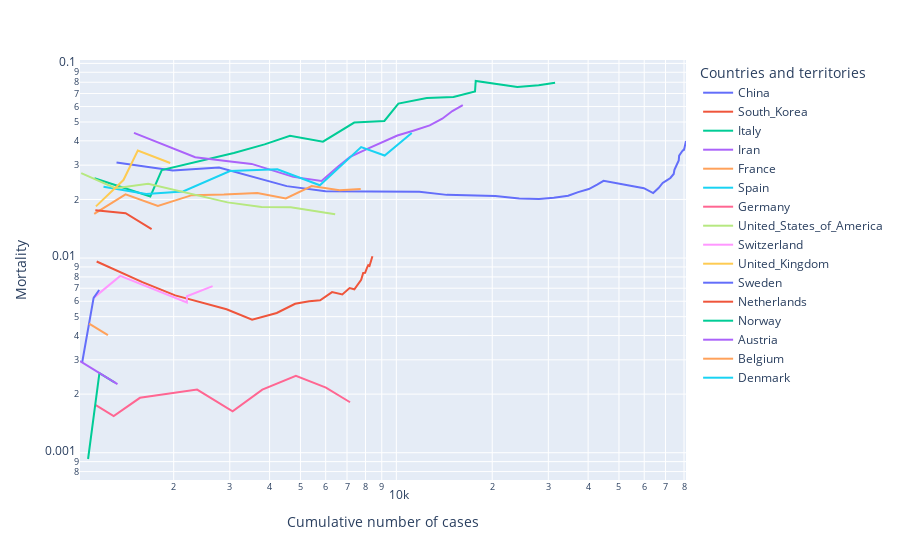

The cell this chart's notebook holds for it:
### Code cell
fig = px.line(df[df["casescumsum"] > 1000], 
              x="casescumsum", 
              y="mortality", 
              color="Countries and territories", 
              line_group="Countries and territories", 
              hover_name="Countries and territories",
#               text="Countries and territories",
              log_x = True,
              log_y = True
        ) #line_shape="spline") #, render_mode="svg")

fig.update_xaxes(title_text='Cumulative number of cases')
fig.update_yaxes(title_text='Mortality')
# fig.write_image("fig1.html")
fig.show()

### Figure 1 — Plotly figure (JSON) as saved in the notebook; plotly's stock layout.template omitted (floating-point values rounded to 4 significant figures)
{"data": [{"hoverlabel": {"namelength": 0}, "hovertemplate": "<b>%{hovertext}</b><br><br>Countries and territories=China<br>casescumsum=%{x}<br>mortality=%{y}", "hovertext": ["China", "China", "China", "China", "China", "China", "China", "China", "China", "China", "China", "China", "China", "China", "China", "China", "China", "China", "China", "China", "China", "China", "China", "China", "China", "China", "China", "China", "China", "China", "China", "China", "China", "China", "China", "China", "China", "China", "China", "China", "China", "China", "China", "China", "China", "China", "China", "China", "China", "China", "China", "China", "China", "China"], "legendgroup": "China", "line": {"color": "#636efa", "dash": "solid"}, "mode": "lines", "name": "China", "showlegend": true, "type": "scatter", "x": [1323, 1988, 2775, 4528, 5994, 7734, 9714, 11809, 14399, 17211, 20448, 24320, 28047, 31207, 34625, 37232, 40206, 42696, 44724, 59865, 64021, 66559, 68566, 70618, 72508, 74258, 74652, 75543, 76369, 77016, 77234, 77749, 78159, 78598, 78927, 79355, 79929, 80134, 80261, 80380, 80497, 80667, 80768, 80814, 80859, 80879, 80908, 80932, 80954, 80973, 80995, 81020, 81130, 81163], "xaxis": "x", "y": [0.03099, 0.02817, 0.02919, 0.02341, 0.02202, 0.02198, 0.02193, 0.02193, 0.02111, 0.02097, 0.02083, 0.02023, 0.02011, 0.02041, 0.02088, 0.02181, 0.02261, 0.02382, 0.02491, 0.02285, 0.02157, 0.0229, 0.0243, 0.02508, 0.02578, 0.02704, 0.0284, 0.02963, 0.03073, 0.03175, 0.0336, 0.03428, 0.03476, 0.03494, 0.03535, 0.03575, 0.03593, 0.03636, 0.03671, 0.03711, 0.03744, 0.03774, 0.03803, 0.03835, 0.03861, 0.03881, 0.03907, 0.03919, 0.03927, 0.03945, 0.03955, 0.03971, 0.03976, 0.03994], "yaxis": "y"}, {"hoverlabel": {"namelength": 0}, "hovertemplate": "<b>%{hovertext}</b><br><br>Countries and territories=South_Korea<br>casescumsum=%{x}<br>mortality=%{y}", "hovertext": ["South_Korea", "South_Korea", "South_Korea", "South_Korea", "South_Korea", "South_Korea", "South_Korea", "South_Korea", "South_Korea", "South_Korea", "South_Korea", "South_Korea", "South_Korea", "South_Korea", "South_Korea", "South_Korea", "South_Korea", "South_Korea", "South_Korea", "South_Korea", "South_Korea", "South_Korea"], "legendgroup": "South_Korea", "line": {"color": "#EF553B", "dash": "solid"}, "mode": "lines", "name": "South_Korea", "showlegend": true, "type": "scatter", "x": [1146, 1595, 2022, 2931, 3526, 4212, 4812, 5328, 5766, 6284, 6767, 7134, 7382, 7513, 7755, 7869, 7979, 8086, 8162, 8236, 8320, 8413], "xaxis": "x", "y": [0.009599, 0.007524, 0.006429, 0.005459, 0.004821, 0.005223, 0.005819, 0.006006, 0.00607, 0.006684, 0.006502, 0.007009, 0.006909, 0.007188, 0.007737, 0.008387, 0.008397, 0.008904, 0.009189, 0.009106, 0.009736, 0.01022], "yaxis": "y"}, {"hoverlabel": {"namelength": 0}, "hovertemplate": "<b>%{hovertext}</b><br><br>Countries and territories=Italy<br>casescumsum=%{x}<br>mortality=%{y}", "hovertext": ["Italy", "Italy", "Italy", "Italy", "Italy", "Italy", "Italy", "Italy", "Italy", "Italy", "Italy", "Italy", "Italy", "Italy", "Italy", "Italy", "Italy", "Italy"], "legendgroup": "Italy", "line": {"color": "#00cc96", "dash": "solid"}, "mode": "lines", "name": "Italy", "showlegend": true, "type": "scatter", "x": [1128, 1689, 1835, 2502, 3089, 3858, 4636, 5883, 7375, 9172, 10149, 12462, 15113, 17660, 17750, 23980, 27980, 31506], "xaxis": "x", "y": [0.02571, 0.02072, 0.02834, 0.03197, 0.03464, 0.03836, 0.04249, 0.03961, 0.04963, 0.05059, 0.06217, 0.06636, 0.06723, 0.0718, 0.08118, 0.07552, 0.07713, 0.07951], "yaxis": "y"}, {"hoverlabel": {"namelength": 0}, "hovertemplate": "<b>%{hovertext}</b><br><br>Countries and territories=Iran<br>casescumsum=%{x}<br>mortality=%{y}", "hovertext": ["Iran", "Iran", "Iran", "Iran", "Iran", "Iran", "Iran", "Iran", "Iran", "Iran", "Iran", "Iran", "Iran", "Iran", "Iran", "Iran"], "legendgroup": "Iran", "line": {"color": "#ab63fa", "dash": "solid"}, "mode": "lines", "name": "Iran", "showlegend": true, "type": "scatter", "x": [1501, 2336, 2922, 3513, 4747, 5823, 6566, 7161, 8042, 9000, 10075, 11364, 12729, 13938, 14991, 16169], "xaxis": "x", "y": [0.04397, 0.03296, 0.03149, 0.03046, 0.02612, 0.0249, 0.02955, 0.0331, 0.03619, 0.03933, 0.04258, 0.04523, 0.048, 0.05194, 0.0569, 0.0611], "yaxis": "y"}, {"hoverlabel": {"namelength": 0}, "hovertemplate": "<b>%{hovertext}</b><br><br>Countries and territories=France<br>casescumsum=%{x}<br>mortality=%{y}", "hovertext": ["France", "France", "France", "France", "France", "France", "France", "France", "France", "France"], "legendgroup": "France", "line": {"color": "#FFA15A", "dash": "solid"}, "mode": "lines", "name": "France", "showlegend": true, "type": "scatter", "x": [1126, 1412, 1784, 2281, 2876, 3661, 4499, 5423, 6633, 7730], "xaxis": "x", "y": [0.01687, 0.02125, 0.0185, 0.02104, 0.02121, 0.02158, 0.02023, 0.02342, 0.02231, 0.02264], "yaxis": "y"}, {"hoverlabel": {"namelength": 0}, "hovertemplate": "<b>%{hovertext}</b><br><br>Countries and territories=Spain<br>casescumsum=%{x}<br>mortality=%{y}", "hovertext": ["Spain", "Spain", "Spain", "Spain", "Spain", "Spain", "Spain", "Spain", "Spain"], "legendgroup": "Spain", "line": {"color": "#19d3f3", "dash": "solid"}, "mode": "lines", "name": "Spain", "showlegend": true, "type": "scatter", "x": [1204, 1639, 2140, 3004, 4231, 5753, 7753, 9191, 11178], "xaxis": "x", "y": [0.02326, 0.02135, 0.02196, 0.02796, 0.0286, 0.02364, 0.03715, 0.03362, 0.04393], "yaxis": "y"}, {"hoverlabel": {"namelength": 0}, "hovertemplate": "<b>%{hovertext}</b><br><br>Countries and territories=Germany<br>casescumsum=%{x}<br>mortality=%{y}", "hovertext": ["Germany", "Germany", "Germany", "Germany", "Germany", "Germany", "Germany", "Germany", "Germany"], "legendgroup": "Germany", "line": {"color": "#FF6692", "dash": "solid"}, "mode": "lines", "name": "Germany", "showlegend": true, "type": "scatter", "x": [1139, 1296, 1567, 2369, 3062, 3795, 4838, 6012, 7156], "xaxis": "x", "y": [0.001756, 0.001543, 0.001914, 0.002111, 0.001633, 0.002108, 0.00248, 0.002162, 0.001817], "yaxis": "y"}, {"hoverlabel": {"namelength": 0}, "hovertemplate": "<b>%{hovertext}</b><br><br>Countries and territories=United_States_of_America<br>casescumsum=%{x}<br>mortality=%{y}", "hovertext": ["United_States_of_America", "United_States_of_America", "United_States_of_America", "United_States_of_America", "United_States_of_America", "United_States_of_America", "United_States_of_America", "United_States_of_America"], "legendgroup": "United_States_of_America", "line": {"color": "#B6E880", "dash": "solid"}, "mode": "lines", "name": "United_States_of_America", "showlegend": true, "type": "scatter", "x": [1025, 1312, 1663, 2174, 2951, 3774, 4661, 6427], "xaxis": "x", "y": [0.02732, 0.02287, 0.02405, 0.02162, 0.01932, 0.01828, 0.01824, 0.0168], "yaxis": "y"}, {"hoverlabel": {"namelength": 0}, "hovertemplate": "<b>%{hovertext}</b><br><br>Countries and territories=Switzerland<br>casescumsum=%{x}<br>mortality=%{y}", "hovertext": ["Switzerland", "Switzerland", "Switzerland", "Switzerland", "Switzerland"], "legendgroup": "Switzerland", "line": {"color": "#FF97FF", "dash": "solid"}, "mode": "lines", "name": "Switzerland", "showlegend": true, "type": "scatter", "x": [1121, 1359, 2200, 2200, 2650], "xaxis": "x", "y": [0.006244, 0.008094, 0.005909, 0.006364, 0.00717], "yaxis": "y"}, {"hoverlabel": {"namelength": 0}, "hovertemplate": "<b>%{hovertext}</b><br><br>Countries and territories=United_Kingdom<br>casescumsum=%{x}<br>mortality=%{y}", "hovertext": ["United_Kingdom", "United_Kingdom", "United_Kingdom", "United_Kingdom"], "legendgroup": "United_Kingdom", "line": {"color": "#FECB52", "dash": "solid"}, "mode": "lines", "name": "United_Kingdom", "showlegend": true, "type": "scatter", "x": [1140, 1391, 1543, 1950], "xaxis": "x", "y": [0.01842, 0.02516, 0.03564, 0.03077], "yaxis": "y"}, {"hoverlabel": {"namelength": 0}, "hovertemplate": "<b>%{hovertext}</b><br><br>Countries and territories=Sweden<br>casescumsum=%{x}<br>mortality=%{y}", "hovertext": ["Sweden", "Sweden", "Sweden"], "legendgroup": "Sweden", "line": {"color": "#636efa", "dash": "solid"}, "mode": "lines", "name": "Sweden", "showlegend": true, "type": "scatter", "x": [1032, 1121, 1167], "xaxis": "x", "y": [0.002907, 0.006244, 0.006855], "yaxis": "y"}, {"hoverlabel": {"namelength": 0}, "hovertemplate": "<b>%{hovertext}</b><br><br>Countries and territories=Netherlands<br>casescumsum=%{x}<br>mortality=%{y}", "hovertext": ["Netherlands", "Netherlands", "Netherlands"], "legendgroup": "Netherlands", "line": {"color": "#EF553B", "dash": "solid"}, "mode": "lines", "name": "Netherlands", "showlegend": true, "type": "scatter", "x": [1135, 1413, 1705], "xaxis": "x", "y": [0.01762, 0.01699, 0.01408], "yaxis": "y"}, {"hoverlabel": {"namelength": 0}, "hovertemplate": "<b>%{hovertext}</b><br><br>Countries and territories=Norway<br>casescumsum=%{x}<br>mortality=%{y}", "hovertext": ["Norway", "Norway", "Norway"], "legendgroup": "Norway", "line": {"color": "#00cc96", "dash": "solid"}, "mode": "lines", "name": "Norway", "showlegend": true, "type": "scatter", "x": [1077, 1169, 1308], "xaxis": "x", "y": [0.0009285, 0.002566, 0.002294], "yaxis": "y"}, {"hoverlabel": {"namelength": 0}, "hovertemplate": "<b>%{hovertext}</b><br><br>Countries and territories=Austria<br>casescumsum=%{x}<br>mortality=%{y}", "hovertext": ["Austria", "Austria"], "legendgroup": "Austria", "line": {"color": "#ab63fa", "dash": "solid"}, "mode": "lines", "name": "Austria", "showlegend": true, "type": "scatter", "x": [1016, 1332], "xaxis": "x", "y": [0.002953, 0.002252], "yaxis": "y"}, {"hoverlabel": {"namelength": 0}, "hovertemplate": "<b>%{hovertext}</b><br><br>Countries and territories=Belgium<br>casescumsum=%{x}<br>mortality=%{y}", "hovertext": ["Belgium", "Belgium"], "legendgroup": "Belgium", "line": {"color": "#FFA15A", "dash": "solid"}, "mode": "lines", "name": "Belgium", "showlegend": true, "type": "scatter", "x": [1085, 1243], "xaxis": "x", "y": [0.004608, 0.004023], "yaxis": "y"}, {"hoverlabel": {"namelength": 0}, "hovertemplate": "<b>%{hovertext}</b><br><br>Countries and territories=Denmark<br>casescumsum=%{x}<br>mortality=%{y}", "hovertext": ["Denmark"], "legendgroup": "Denmark", "line": {"color": "#19d3f3", "dash": "solid"}, "mode": "lines", "name": "Denmark", "showlegend": true, "type": "scatter", "x": [1024], "xaxis": "x", "y": [0.003906], "yaxis": "y"}], "layout": {"autosize": true, "legend": {"title": {"text": "Countries and territories"}, "tracegroupgap": 0}, "margin": {"t": 60}, "xaxis": {"anchor": "y", "autorange": true, "domain": [0, 1], "range": [3.007, 4.909], "title": {"text": "Cumulative number of cases"}, "type": "log"}, "yaxis": {"anchor": "x", "autorange": true, "domain": [0, 1], "range": [-3.14, -0.9827], "title": {"text": "Mortality"}, "type": "log"}}}
